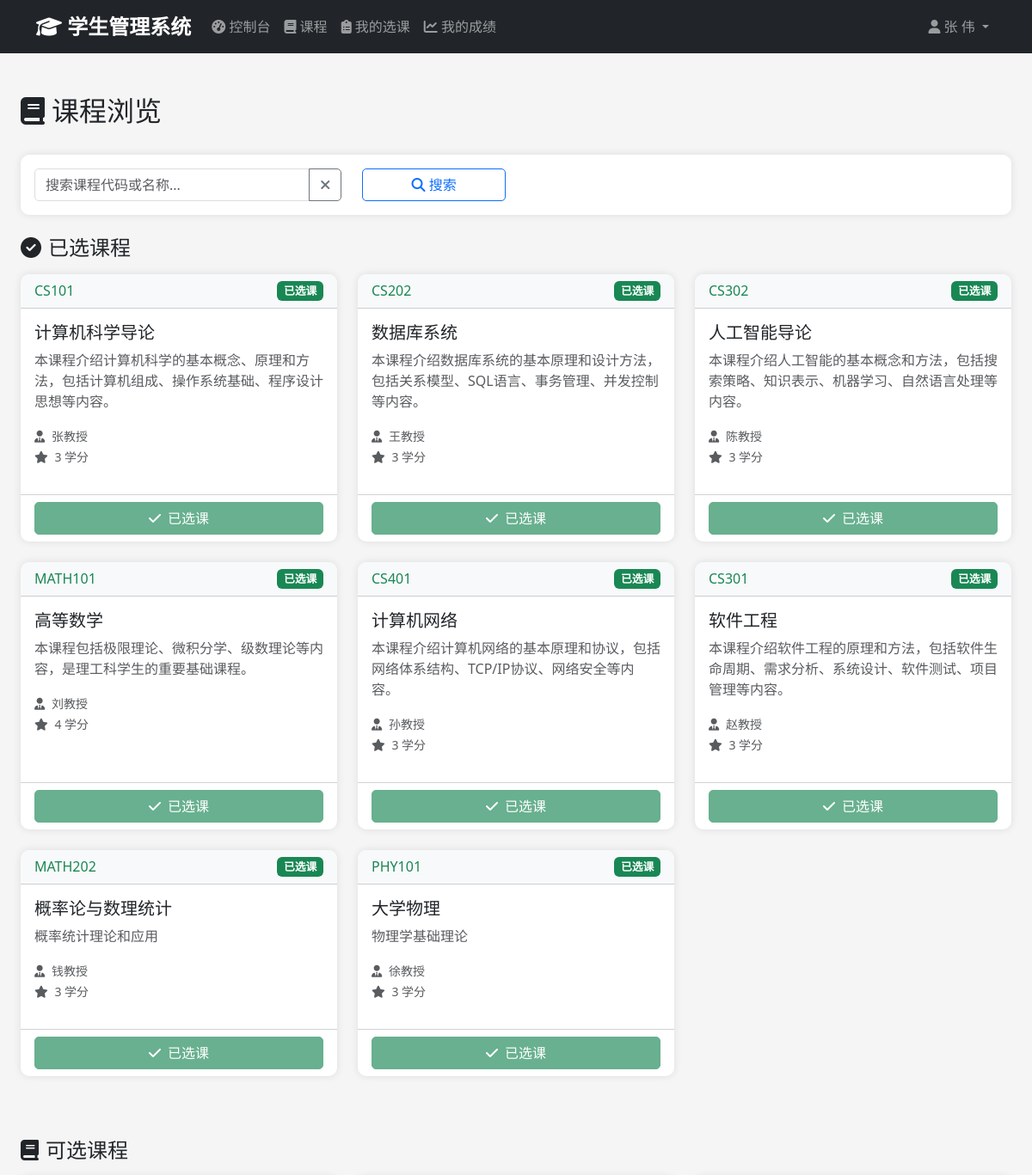
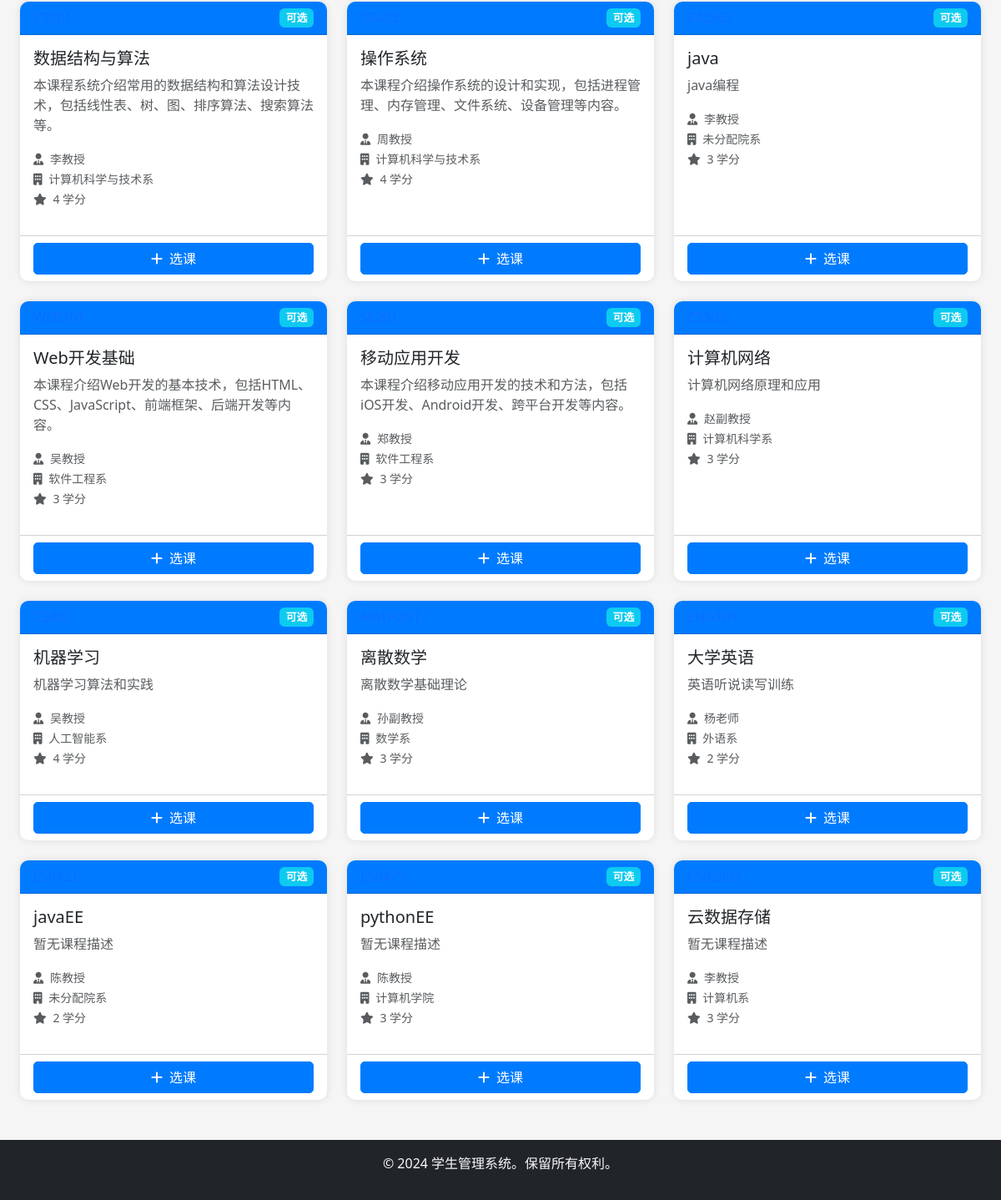
Page /student/courses (signed in) on the committed database (2 pictures, top to bottom).
### app/models/user.py (models this page shows, shortened)
class User(UserMixin, db.Model):
    __tablename__ = 'users'
    id = db.Column(db.Integer, primary_key=True)
    username = db.Column(db.String(50), unique=True, nullable=False)
    email = db.Column(db.String(100), unique=True, nullable=False)
    password_hash = db.Column(db.String(255), nullable=False)
    full_name = db.Column(db.String(100), nullable=False)
    phone = db.Column(db.String(20))
    role = db.Column(db.Enum('admin', 'student', name='user_role'), nullable=False, default='student')
    is_active = db.Column(db.Boolean, default=True)
    created_at = db.Column(db.DateTime, default=datetime.utcnow)
    updated_at = db.Column(db.DateTime, default=datetime.utcnow, onupdate=datetime.utcnow)
    administrator = db.relationship('Administrator', backref='user', uselist=False, cascade='all, delete-orphan')
    def is_admin(self):
        return self.role == 'admin'

### app/models/course.py (models this page shows, shortened)
class Course(db.Model):
    __tablename__ = 'courses'
    id = db.Column(db.Integer, primary_key=True)
    course_code = db.Column(db.String(20), unique=True, nullable=False)
    course_name = db.Column(db.String(100), nullable=False)
    description = db.Column(db.Text)
    credits = db.Column(db.Integer, nullable=False, default=3)
    department = db.Column(db.String(100))
    instructor = db.Column(db.String(100))
    created_at = db.Column(db.DateTime, default=datetime.utcnow)
    updated_at = db.Column(db.DateTime, default=datetime.utcnow, onupdate=datetime.utcnow)
    enrollments = db.relationship('Enrollment', backref='course', lazy='dynamic', cascade='all, delete-orphan')

### app/views/student.py (the view, shortened to what this page needs)
@student_bp.route('/courses')
@login_required
@student_only
def courses():
    student = Student.query.filter_by(email=current_user.email).first()
    if not student:
        flash('未找到学生记录。请联系管理员。', 'error')
        return redirect(url_for('student.dashboard'))
    search_term = request.args.get('search', '').strip()
    query = Course.query
    all_courses = query.all()
    enrolled_course_ids = [e.course_id for e in Enrollment.query.filter_by(student_id=student.id).all()]
    available_courses = [c for c in all_courses if c.id not in enrolled_course_ids]
    enrolled_courses = [c for c in all_courses if c.id in enrolled_course_ids]
    return render_template('student/courses.html',
                         available_courses=available_courses,
                         enrolled_courses=enrolled_courses,
                         search_term=search_term)

### app/views/student.py (called while the page is built)
def student_only(f):
    @wraps(f)
    def decorated_function(*args, **kwargs):
        if not current_user.is_authenticated or current_user.is_admin():
            flash('访问被拒绝。需要学生权限。', 'error')
            return redirect(url_for('auth.login'))
        return f(*args, **kwargs)
    return decorated_function

### app/templates/student/courses.html (shortened to what this page needs)
{% extends "base.html" %}
{% block content %}
<div class="container-fluid mt-4">
    <div class="d-flex justify-content-between align-items-center mb-4">
        <h2>
            <i class="fas fa-book me-2"></i>课程浏览
        </h2>
    </div>
    <div class="card mb-4">
        <div class="card-body">
            <form method="GET" action="{{ url_for('student.courses') }}" id="searchForm">
                <div class="row">
                    <div class="col-md-4">
                        <div class="input-group">
                            <input type="text" class="form-control" name="search" id="searchInput"
                                   placeholder="搜索课程代码或名称..."
                                   value="{{ request.args.get('search', '') or search_term or '' }}">
                            <button class="btn btn-outline-secondary" type="button" id="clearSearch" title="清空搜索">
                                <i class="fas fa-times"></i>
                            </button>
                        </div>
                    </div>
                    <div class="col-md-2">
                        <button type="submit" class="btn btn-outline-primary w-100">
                            <i class="fas fa-search"></i> 搜索
                        </button>
                    </div>
                </div>
            </form>
        </div>
    </div>
    {% if enrolled_courses %}
    <div class="mb-5" id="enrolledCoursesSection">
        <h4 class="mb-3">
            <i class="fas fa-check-circle me-2"></i>已选课程
        </h4>
        <div class="row">
            {% for course in enrolled_courses %}
            <div class="col-md-6 col-lg-4 mb-4">
                <div class="card h-100 border-success">
                    <div class="card-header d-flex justify-content-between align-items-center bg-light">
                        <h6 class="mb-0 text-success">{{ course.course_code }}</h6>
                        <span class="badge bg-success">已选课</span>
                    </div>
                    <div class="card-body">
                        <h5 class="card-title">{{ course.course_name }}</h5>
                        <p class="card-text text-muted">
                            {% if course.description %}
                                {{ course.description[:100] }}{% if course.description|length > 100 %}...{% endif %}
                            {% else %}
                                暂无课程描述
                            {% endif %}
                        </p>
                        <div class="mb-3">
                            <small class="text-muted">
                                <i class="fas fa-user-tie me-1"></i> {{ course.instructor or '未分配' }}
                            </small><br>
                            <small class="text-muted">
                                <i class="fas fa-star me-1"></i> {{ course.credits }} 学分
                            </small>
                        </div>
                    </div>
                    <div class="card-footer bg-transparent">
                        <button class="btn btn-success w-100" disabled>
                            <i class="fas fa-check me-2"></i>已选课
                        </button>
                    </div>
                </div>
            </div>
            {% endfor %}
        </div>
    </div>
    {% else %}
    <div class="mb-5" id="enrolledCoursesSection">
    </div>
    {% endif %}
    <div id="availableCoursesSection">
        <h4 class="mb-3">
            <i class="fas fa-book me-2"></i>可选课程
        </h4>
        <div class="row">
            {% if available_courses %}
                {% for course in available_courses %}
                <div class="col-md-6 col-lg-4 mb-4">
                    <div class="card h-100">
                        <div class="card-header d-flex justify-content-between align-items-center">
                            <h6 class="mb-0 text-primary">{{ course.course_code }}</h6>
                            <span class="badge bg-info">可选</span>
                        </div>
                        <div class="card-body">
                            <h5 class="card-title">{{ course.course_name }}</h5>
                            <p class="card-text text-muted">
                                {% if course.description %}
                                    {{ course.description[:100] }}{% if course.description|length > 100 %}...{% endif %}
                                {% else %}
                                    暂无课程描述
                                {% endif %}
                            </p>
                            <div class="mb-3">
                                <small class="text-muted">
                                    <i class="fas fa-user-tie me-1"></i> {{ course.instructor or '未分配' }}
                                </small><br>
                                <small class="text-muted">
                                    <i class="fas fa-building me-1"></i> {{ course.department or '未分配院系' }}
                                </small><br>
                                <small class="text-muted">
                                    <i class="fas fa-star me-1"></i> {{ course.credits }} 学分
                                </small>
                            </div>
                        </div>
                        <div class="card-footer bg-transparent">
                            <button type="button" class="btn btn-primary w-100 enroll-course"
                                    data-course-id="{{ course.id }}" data-course-name="{{ course.course_name }}"
                                    onclick="confirmEnroll({{ course.id }})">
                                <i class="fas fa-plus me-2"></i>选课
                            </button>
                        </div>
                    </div>
                </div>
                {% endfor %}
            {% endif %}
        </div>
    </div>
</div>
{% endblock %}

### app/templates/base.html (shortened to what this page needs)
<!DOCTYPE html>
<html lang="zh-CN">
<head>
    <link href="https://cdn.jsdelivr.net/npm/bootstrap@5.3.0/dist/css/bootstrap.min.css" rel="stylesheet">
    <link href="https://cdnjs.cloudflare.com/ajax/libs/font-awesome/6.4.0/css/all.min.css" rel="stylesheet">
    <link href="{{ url_for('static', filename='css/style.css') }}" rel="stylesheet">
</head>
<body>
    {% if current_user.is_authenticated %}
    <nav class="navbar navbar-expand-lg navbar-dark bg-dark">
        <div class="container">
            <a class="navbar-brand" href="{{ url_for('main.dashboard') }}">
                <i class="fas fa-graduation-cap"></i> 学生管理系统
            </a>
            <div class="collapse navbar-collapse" id="navbarNav">
                <ul class="navbar-nav me-auto">
                    {% if current_user.is_admin() %}
                    <li class="nav-item">
                        <a class="nav-link" href="{{ url_for('admin.dashboard') }}">
                            <i class="fas fa-tachometer-alt"></i> 控制台
                        </a>
                    </li>
                    <li class="nav-item dropdown">
                        <a class="nav-link dropdown-toggle" href="#" data-bs-toggle="dropdown">
                            <i class="fas fa-users"></i> 用户
                        </a>
                        <ul class="dropdown-menu">
                            <li><a class="dropdown-item" href="{{ url_for('admin.users') }}">所有用户</a></li>
                            <li><a class="dropdown-item" href="{{ url_for('admin.create_user') }}">创建用户</a></li>
                        </ul>
                    </li>
                    <li class="nav-item dropdown">
                        <a class="nav-link dropdown-toggle" href="#" data-bs-toggle="dropdown">
                            <i class="fas fa-user-graduate"></i> 学生
                        </a>
                        <ul class="dropdown-menu">
                            <li><a class="dropdown-item" href="{{ url_for('admin.students') }}">所有学生</a></li>
                            <li><a class="dropdown-item" href="{{ url_for('admin.create_student') }}">添加学生</a></li>
                        </ul>
                    </li>
                    <li class="nav-item dropdown">
                        <a class="nav-link dropdown-toggle" href="#" data-bs-toggle="dropdown">
                            <i class="fas fa-book"></i> 课程
                        </a>
                        <ul class="dropdown-menu">
                            <li><a class="dropdown-item" href="{{ url_for('admin.courses') }}">所有课程</a></li>
                            <li><a class="dropdown-item" href="{{ url_for('admin.create_course') }}">添加课程</a></li>
                        </ul>
                    </li>
                    <li class="nav-item dropdown">
                        <a class="nav-link dropdown-toggle" href="#" data-bs-toggle="dropdown">
                            <i class="fas fa-clipboard-list"></i> 选课
                        </a>
                        <ul class="dropdown-menu">
                            <li><a class="dropdown-item" href="{{ url_for('admin.enrollments') }}">所有选课</a></li>
                            <li><a class="dropdown-item" href="{{ url_for('admin.create_enrollment') }}">添加选课</a></li>
                        </ul>
                    </li>
                    <li class="nav-item dropdown">
                        <a class="nav-link dropdown-toggle" href="#" data-bs-toggle="dropdown">
                            <i class="fas fa-chart-line"></i> 成绩
                        </a>
                        <ul class="dropdown-menu">
                            <li><a class="dropdown-item" href="{{ url_for('admin.grades') }}">成绩列表</a></li>
                            <li><a class="dropdown-item" href="{{ url_for('admin.record_grade') }}">录入成绩</a></li>
                        </ul>
                    </li>
                    {% else %}
                    <li class="nav-item">
                        <a class="nav-link" href="{{ url_for('student.dashboard') }}">
                            <i class="fas fa-tachometer-alt"></i> 控制台
                        </a>
                    </li>
                    <li class="nav-item">
                        <a class="nav-link" href="{{ url_for('student.courses') }}">
                            <i class="fas fa-book"></i> 课程
                        </a>
                    </li>
                    <li class="nav-item">
                        <a class="nav-link" href="{{ url_for('student.enrollments') }}">
                            <i class="fas fa-clipboard-list"></i> 我的选课
                        </a>
                    </li>
                    <li class="nav-item">
                        <a class="nav-link" href="{{ url_for('student.grades') }}">
                            <i class="fas fa-chart-line"></i> 我的成绩
                        </a>
                    </li>
                    {% endif %}
                </ul>
                <ul class="navbar-nav">
                    <li class="nav-item dropdown">
                        <a class="nav-link dropdown-toggle" href="#" data-bs-toggle="dropdown">
                            <i class="fas fa-user"></i> {{ current_user.full_name }}
                        </a>
                    </li>
                </ul>
            </div>
        </div>
    </nav>
    {% endif %}
    <main class="container-fluid py-4">
        {% block content %}{% endblock %}
    </main>
    <footer class="bg-dark text-light text-center py-3 mt-auto">
        <div class="container">
            <p>&copy; 2024 学生管理系统。保留所有权利。</p>
        </div>
    </footer>
</body>
</html>

### app/static/css/style.css (style rules this page uses)
:root { --primary-color: #007bff; --secondary-color: #6c757d; --success-color: #28a745; --danger-color: #dc3545; --warning-color: #ffc107; --info-color: #17a2b8; --dark-color: #343a40; --light-color: #f8f9fa; }
body { min-height: 100vh; display: flex; flex-direction: column; background-color: #f5f5f5; font-family: 'Segoe UI', Tahoma, Geneva, Verdana, sans-serif; }
main { flex: 1; }
.navbar-brand { font-weight: bold; font-size: 1.5rem; }
.navbar-nav .nav-link { transition: color 0.3s; }
.card { border: none; border-radius: 10px; box-shadow: 0 0 10px rgba(0,0,0,0.1); transition: transform 0.3s, box-shadow 0.3s; }
.card-header { background-color: var(--primary-color); color: white; border-radius: 10px 10px 0 0 !important; font-weight: 600; }
.btn { border-radius: 5px; transition: all 0.3s; }
.btn-primary { background-color: var(--primary-color); border-color: var(--primary-color); }
.btn-success { background-color: var(--success-color); border-color: var(--success-color); }
.form-control, .form-select { border-radius: 5px; border: 1px solid #ddd; transition: border-color 0.3s, box-shadow 0.3s; }
footer { margin-top: auto; }
.badge { font-size: 0.8rem; padding: 0.4em 0.6em; }

### rows in the picture
User: full_name "张 伟"
Course: course_code "CS101", course_name "计算机科学导论", description "本课程介绍计算机科学的基本概念、原理和方法，包括计算机组成、操作系统基础、程序设计思想等内容。", instructor "张教授", credits "3"
Course: course_code "CS202", course_name "数据库系统", description "本课程介绍数据库系统的基本原理和设计方法，包括关系模型、SQL语言、事务管理、并发控制等内容。", instructor "王教授", credits "3"
Course: course_code "CS302", course_name "人工智能导论", description "本课程介绍人工智能的基本概念和方法，包括搜索策略、知识表示、机器学习、自然语言处理等内容。", instructor "陈教授", credits "3"
Course: course_code "MATH101", course_name "高等数学", description "本课程包括极限理论、微积分学、级数理论等内容，是理工科学生的重要基础课程。", instructor "刘教授", credits "4"
Course: course_code "CS401", course_name "计算机网络", description "本课程介绍计算机网络的基本原理和协议，包括网络体系结构、TCP/IP协议、网络安全等内容。", instructor "孙教授", credits "3"
Course: course_code "CS301", course_name "软件工程", description "本课程介绍软件工程的原理和方法，包括软件生命周期、需求分析、系统设计、软件测试、项目管理等内容。", instructor "赵教授", credits "3"
Course: course_code "MATH202", course_name "概率论与数理统计", description "概率统计理论和应用", instructor "钱教授", credits "3"
Course: course_code "PHY101", course_name "大学物理", description "物理学基础理论", instructor "徐教授", credits "3"
Course: course_name "数据结构与算法", description "本课程系统介绍常用的数据结构和算法设计技术，包括线性表、树、图、排序算法、搜索算法等。", instructor "李教授", department "计算机科学与技术系", credits "4"
Course: course_name "操作系统", description "本课程介绍操作系统的设计和实现，包括进程管理、内存管理、文件系统、设备管理等内容。", instructor "周教授", department "计算机科学与技术系", credits "4"
Course: course_name "java", description "java编程", instructor "李教授", department "未分配院系", credits "3"
Course: course_name "Web开发基础", description "本课程介绍Web开发的基本技术，包括HTML、CSS、JavaScript、前端框架、后端开发等内容。", instructor "吴教授", department "软件工程系", credits "3"
Course: course_name "移动应用开发", description "本课程介绍移动应用开发的技术和方法，包括iOS开发、Android开发、跨平台开发等内容。", instructor "郑教授", department "软件工程系", credits "3"
Course: course_name "计算机网络", description "计算机网络原理和应用", instructor "赵副教授", department "计算机科学系", credits "3"
Course: course_name "机器学习", description "机器学习算法和实践", instructor "吴教授", department "人工智能系", credits "4"
Course: course_name "离散数学", description "离散数学基础理论", instructor "孙副教授", department "数学系", credits "3"
Course: course_name "大学英语", description "英语听说读写训练", instructor "杨老师", department "外语系", credits "2"
Course: course_name "javaEE", description "暂无课程描述", instructor "陈教授", department "未分配院系", credits "2"
Course: course_name "pythonEE", description "暂无课程描述", instructor "陈教授", department "计算机学院", credits "3"
Course: course_name "云数据存储", description "暂无课程描述", instructor "李教授", department "计算机系", credits "3"
